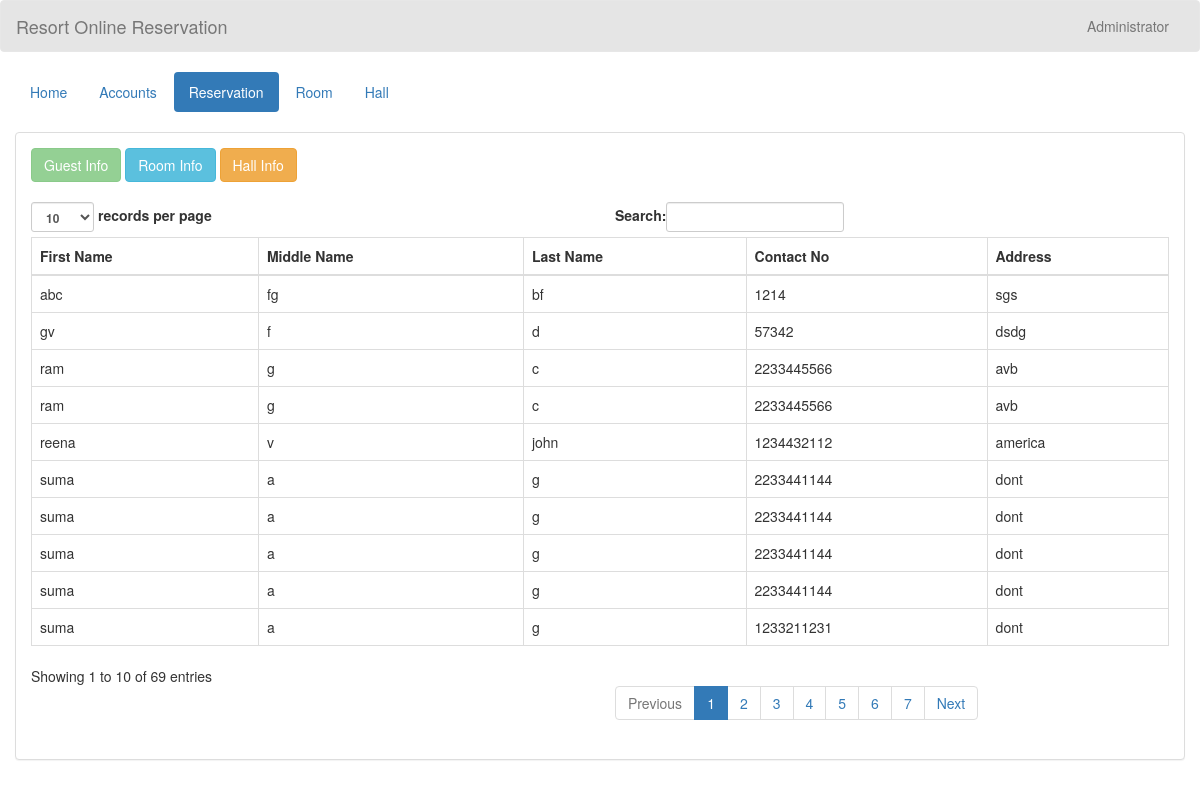
/reserve.php (signed in), run on the app's committed database.
### tables this page shows
CREATE TABLE IF NOT EXISTS `guest` (
  `guest_id` int NOT NULL AUTO_INCREMENT,
  `firstname` varchar(50) NOT NULL,
  `middlename` varchar(30) NOT NULL,
  `lastname` varchar(40) NOT NULL,
  `address` varchar(50) NOT NULL,
  `contactno` varchar(13) NOT NULL,
  PRIMARY KEY (`guest_id`)
);

### name.php (called while the page is built)
<?php
	require 'connect.php';
	$query = $conn->query("SELECT * FROM `admin` WHERE `admin_id` = '$_SESSION[admin_id]'") or die(mysqli_error());
	$fetch = $query->fetch_array();
	$name = $fetch['name'];
?>

### reserve.php (the view, shortened to what this page needs)
<!DOCTYPE html>
<?php
	require 'name.php';
?>
<html lang = "en">
	<head>
		<link rel = "stylesheet" type = "text/css" href = "../css/bootstrap.css " />
		<link rel = "stylesheet" type = "text/css" href = "../css/style.css" />
	</head>
<body>
	<nav style = "background-color:rgba(0, 0, 0, 0.1);" class = "navbar navbar-default">
		<div  class = "container-fluid">
			<div class = "navbar-header">
				<a class = "navbar-brand" >Resort Online Reservation</a>
			</div>
			<ul class = "nav navbar-nav pull-right ">
				<li class = "dropdown">
					<a class="dropdown-toggle" data-toggle="dropdown" role="button" aria-haspopup="true" aria-expanded="false"><i class = "glyphicon glyphicon-user"></i> <?php echo $name;?></a>
				</li>
			</ul>
		</div>
	</nav>
	<div class = "container-fluid">
		<ul class = "nav nav-pills">
			<li><a href = "home.php">Home</a></li>
			<li><a href = "account.php">Accounts</a></li>
			<li class = "active"><a href = "reserve.php">Reservation</a></li>
			<li><a href = "room.php">Room</a></li>
			<li><a href = "hall.php">Hall</a></li>
		</ul>
	</div>
	<br />
	<div class = "container-fluid">
		<div class = "panel panel-default">
			<div class = "panel-body">
				<a class = "btn btn-success disabled">Guest Info</a>
				<a class = "btn btn-info" href = "checkin.php"> Room Info</a>
				<a class = "btn btn-warning" href = "checkout.php"> Hall Info</a>
				<br />
				<br />
				<table id = "table" class = "table table-bordered">
					<thead>
						<tr>
							<th>First Name </th>
							<th>Middle Name</th>
							<th>Last Name</th>
							<th>Contact No</th>
							<th>Address</th>
						</tr>
					</thead>
					<tbody>
						<?php
							$query = $conn->query("SELECT * FROM guest") or die(mysqli_error());
							while($fetch = $query->fetch_assoc()){
						?>
						<tr>
							<td><?php echo $fetch['firstname']?></td>
							<td><?php echo $fetch['middlename']?></td>
							<td><?php echo $fetch['lastname']?></td>
							<td><?php echo $fetch['contactno'] ?></strong></td>
							<td><?php echo $fetch['address']?></td>
						</tr>
						<?php
							}
						?>
					</tbody>
				</table>
			</div>
		</div>
	</div>
	<br />
	<br />
</body>
</html>

### data on the page
guest: firstname "ram", middlename "g", lastname "c", contactno "2233445566", address "avb"
guest: firstname "abc", middlename "fg", lastname "bf", contactno "1214", address "sgs"
guest: firstname "gv", middlename "f", lastname "d", contactno "57342", address "dsdg"
guest: firstname "suma", middlename "a", lastname "g", contactno "2233441144", address "dont"
guest: firstname "suma", middlename "a", lastname "g", contactno "2233441144", address "dont"
guest: firstname "suma", middlename "a", lastname "g", contactno "2233441144", address "dont"
guest: firstname "suma", middlename "a", lastname "g", contactno "2233441144", address "dont"
guest: firstname "ram", middlename "g", lastname "c", contactno "2233445566", address "avb"
guest: firstname "suma", middlename "a", lastname "g", contactno "1233211231", address "dont"
guest: firstname "reena", middlename "v", lastname "john", contactno "1234432112", address "america"

### other printed values
$name "Administrator"
